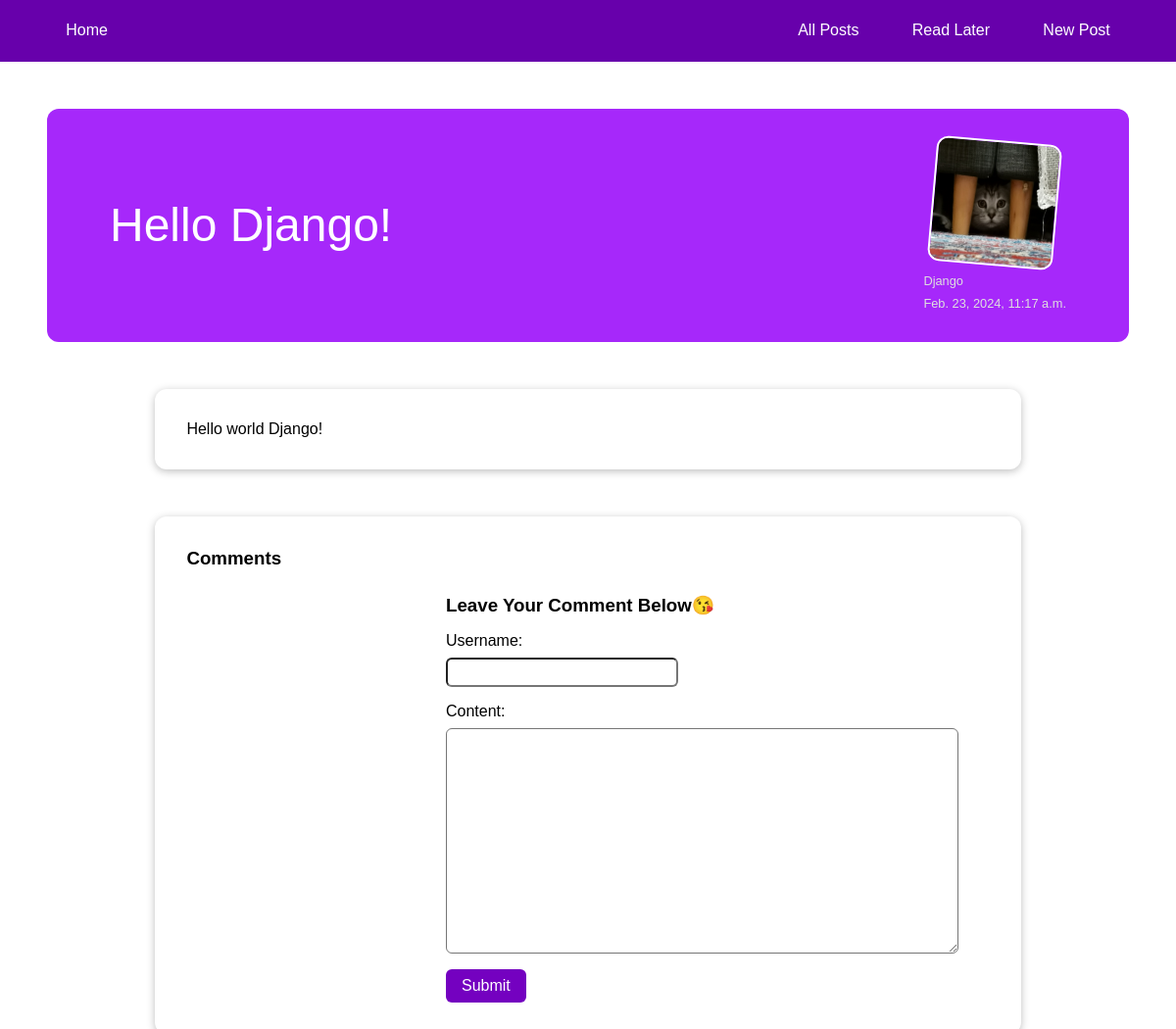
Before: /post/hello-django with the older database file.
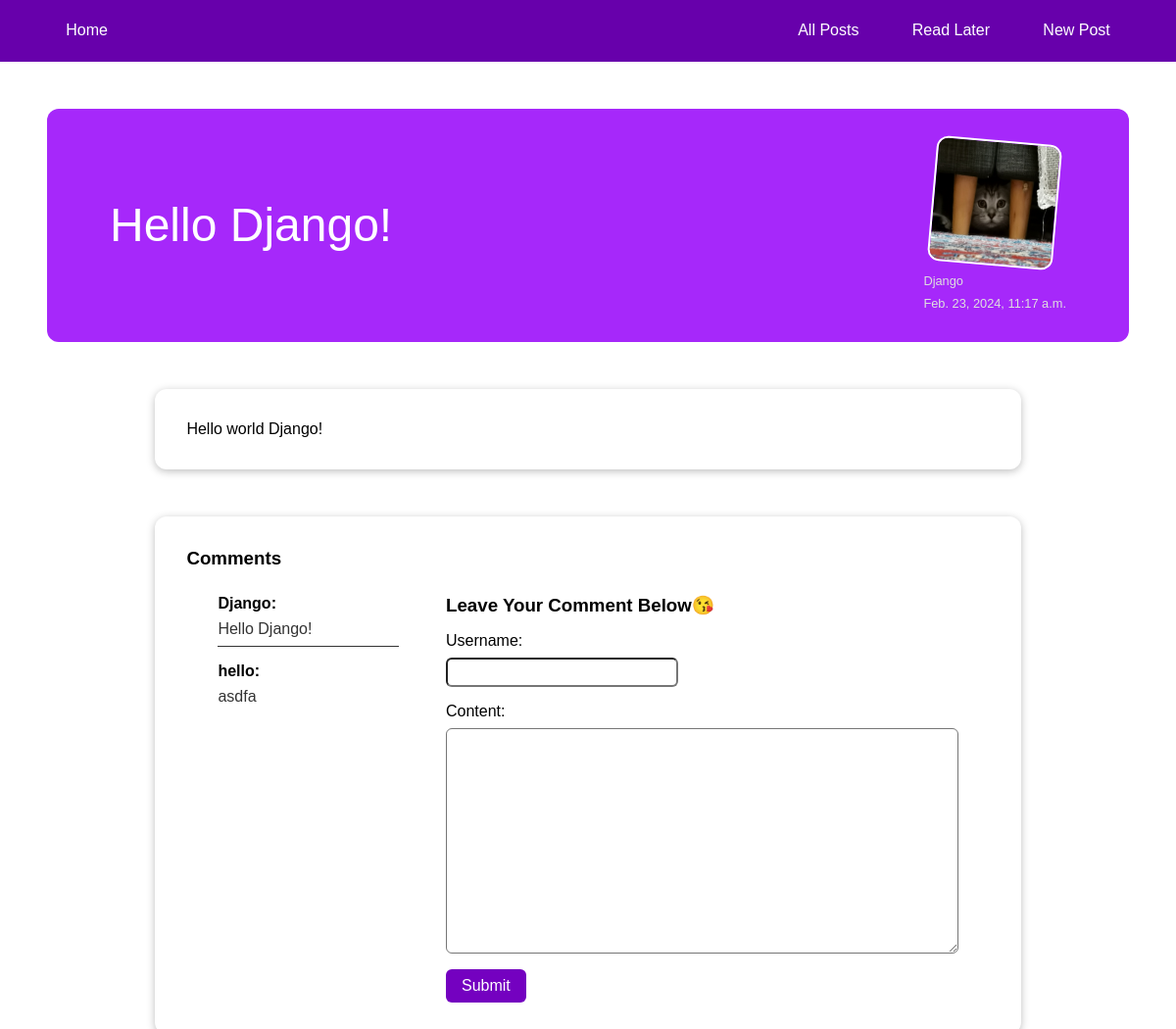
After: the same page with the newer database file.
### posts/models.py (models this page shows)
class Comment(models.Model):
  username = models.CharField(max_length=50)
  content = models.TextField()
  post = models.ForeignKey('Post', on_delete=models.CASCADE, null=True, related_name="comments")

### posts/views.py (the view, shortened to what this page needs)
# urls.py: path("post/<slug:slug>", views.PostDetailView.as_view(), name="post_detail"),
class PostDetailView(View):
  def get(self, request, slug):
    post = Post.get_by_slug(slug)
    form = CommentForm()
    comments = post.comments.all().order_by("-id")
    return render(request, "posts/post.html", {
      "post": post,
      "form": form,
      "comments": comments,
    })

### posts/forms.py
class CommentForm(forms.ModelForm):
    class Meta:
        model = Comment
        exclude = ["post"]

### posts/models.py (called while the page is built)
  def get_absolute_url(self):
      return reverse("post_detail", kwargs={"slug": self.slug})

  @classmethod
  def get_by_slug(self, slug):
    print(f"slug_name: {slug}")
    return Post.objects.get(slug=slug)

  def __str__(self):
    return f"{self.name}"

### posts/templates/posts/post.html (shortened to what this page needs)
{% extends 'base.html' %}
{% load static %}
{% block css_file %}<link rel="stylesheet" href="{% static 'posts/posts.css' %}">{% endblock %}
{% block blog-content %}
    <section class="post-section">
        <div class="post-nav">
            <p class="post-title">{{ post.title }}</p>
            <div class="post-desc">
                <img src="{{ post.image.url }}" class="post-image">
                <span class="post-author">{{ post.author }}</span>
                <span class="post-created">{{ post.posted }}</span>
            </div>
        </div>
        <div class="post-content">
            {{ post.content | linebreaks }}
        </div>
    </section>
    <section class="comment">
        <h3 class="comment-title">Comments</h3>
        <ul class="comment-list">
            {% if comments %}
                {% for comment in comments %}
                    <li class="comment-item">
                        <h4 class="comment-username">{{ comment.username }}:</h4>
                        <span class="comment--content">{{ comment.content }}</span>
                    </li>
                {% endfor %}
            {% endif %}
        </ul>
        <div class="comment-form">
            <h3 class="comment-leave-title">Leave Your Comment Below😘</h3>
            <form method="POST" action="{{ post.get_absolute_url }}">
                {% for field in form %}
                    {{ field.label_tag }}
                    {{ field }}
                {% endfor %}
                <button type="submit" class="comment-button">Submit</button>
            </form>
        </div>
    </section>
{% endblock %}

Changed rows visible on the page:
added Comment: username "Django", content "Hello Django!"
added Comment: username "hello", content "asdfa"
